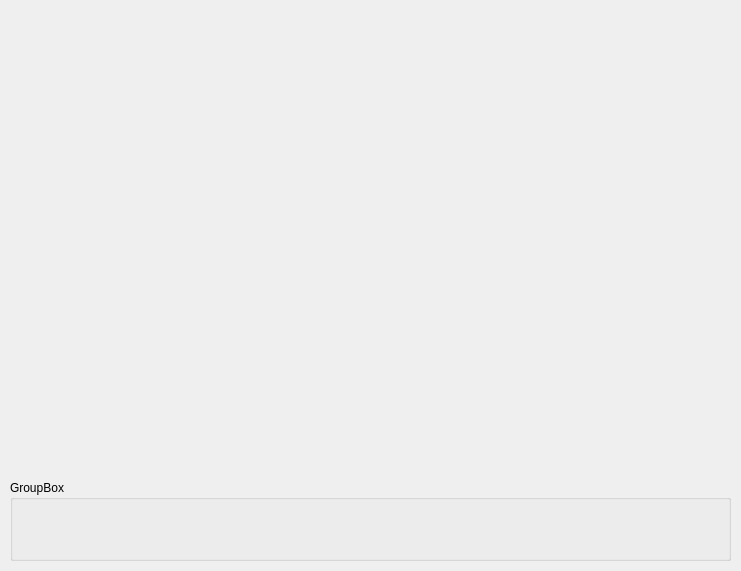
<?xml version="1.0" encoding="UTF-8"?>
<ui version="4.0">
 <class>MainWindow</class>
 <widget class="QMainWindow" name="MainWindow">
  <property name="geometry">
   <rect>
    <x>0</x>
    <y>0</y>
    <width>741</width>
    <height>571</height>
   </rect>
  </property>
  <property name="windowTitle">
   <string>MainWindow</string>
  </property>
  <widget class="QWidget" name="centralWidget">
   <widget class="GLWidget" name="glWidget" native="true">
    <property name="geometry">
     <rect>
      <x>10</x>
      <y>10</y>
      <width>721</width>
      <height>461</height>
     </rect>
    </property>
   </widget>
   <widget class="QGroupBox" name="groupBox">
    <property name="geometry">
     <rect>
      <x>10</x>
      <y>480</y>
      <width>721</width>
      <height>81</height>
     </rect>
    </property>
    <property name="title">
     <string>GroupBox</string>
    </property>
   </widget>
  </widget>
 </widget>
 <layoutdefault spacing="6" margin="11"/>
 <customwidgets>
  <customwidget>
   <class>GLWidget</class>
   <extends>QWidget</extends>
   <header>glwidget.h</header>
   <container>1</container>
  </customwidget>
 </customwidgets>
 <resources/>
 <connections/>
</ui>
